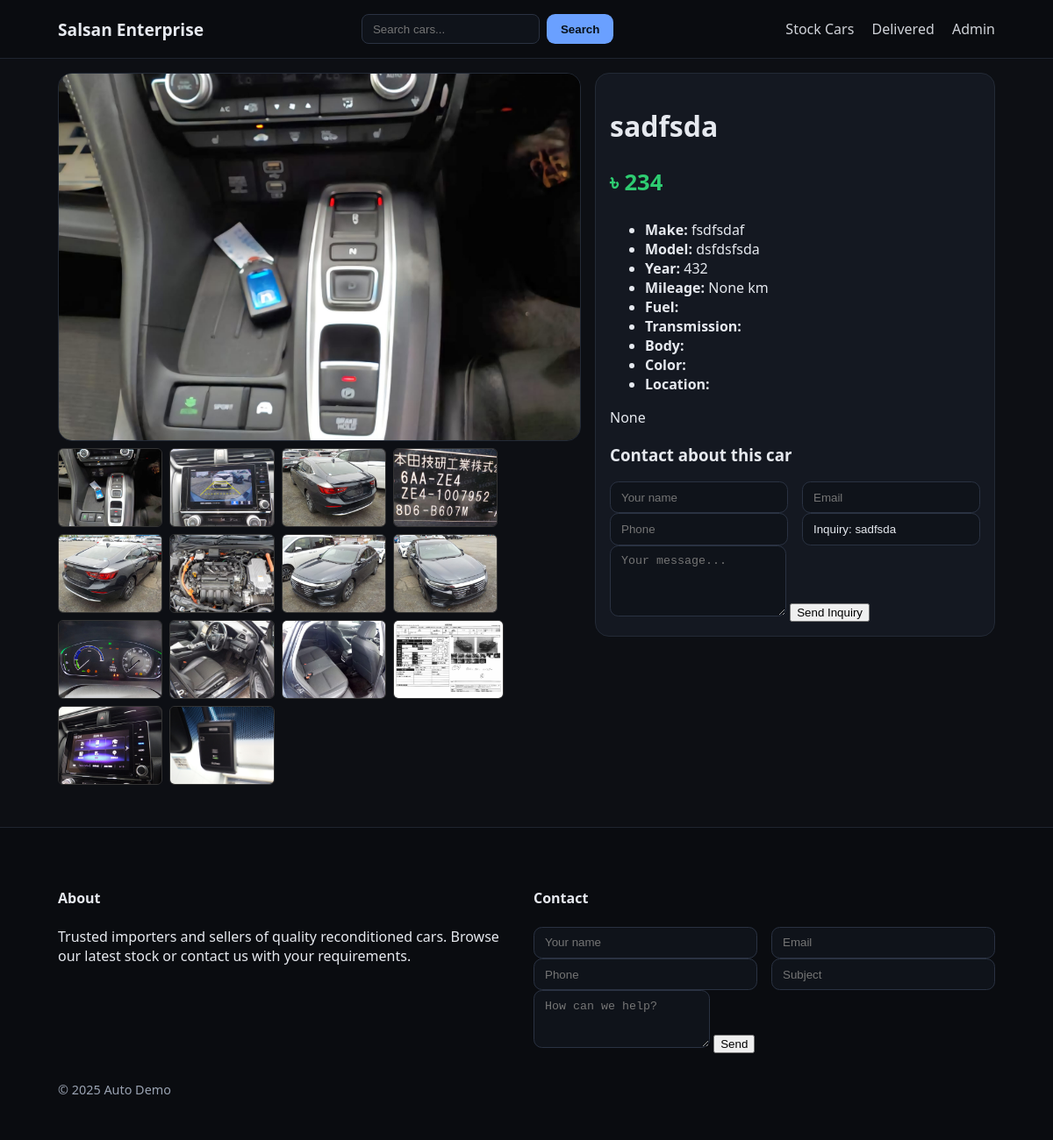
The app's page /car/3 with its own data.
### models.py (models this page shows, shortened)
class Car(db.Model):
    __tablename__ = "cars"
    id = db.Column(db.Integer, primary_key=True)
    title = db.Column(db.String(200), nullable=False)
    make = db.Column(db.String(80), index=True)
    model = db.Column(db.String(80), index=True)
    year = db.Column(db.Integer, index=True)
    price = db.Column(db.Integer, index=True)  # store in local currency integer
    mileage_km = db.Column(db.Integer, index=True)
    fuel_type = db.Column(db.String(50), index=True)  # Petrol, Diesel, Hybrid, Electric
    transmission = db.Column(db.String(50), index=True)  # Automatic, Manual
    body_type = db.Column(db.String(50), index=True)  # Sedan, SUV, etc.
    color = db.Column(db.String(50))
    location = db.Column(db.String(120))
    description = db.Column(db.Text)
    image_url = db.Column(db.String(500))
    is_delivered = db.Column(db.Boolean, default=False, index=True)
    created_at = db.Column(db.DateTime, default=datetime.utcnow, index=True)
    images = db.relationship(
        "CarImage",
        backref="car",
        cascade="all, delete-orphan",
        order_by="CarImage.sort_order",
        lazy="selectin",
    )

class CarImage(db.Model):
    __tablename__ = "car_images"
    id = db.Column(db.Integer, primary_key=True)
    car_id = db.Column(db.Integer, db.ForeignKey("cars.id", ondelete="CASCADE"), index=True)
    url = db.Column(db.String(500), nullable=False)
    caption = db.Column(db.String(200))
    sort_order = db.Column(db.Integer, default=0, index=True)

### app.py (the view)
    @app.route("/car/<int:car_id>")
    def car_detail(car_id):
        car = Car.query.get_or_404(car_id)
        return render_template("car_detail.html", car=car)

### templates/car_detail.html (shortened to what this page needs)
{% extends "base.html" %}
{% block content %}
<div class="detail">
  <div class="detail-gallery">
  <img id="mainImage" class="main-image"
       src="{{ car.image_url or url_for('static', filename='img/placeholder.svg') }}"
       alt="{{ car.title }}">
  {% if car.images %}
    <div class="thumbs">
      {% for img in car.images %}
        <img src="{{ img.url }}" alt="thumb"
             onclick="document.getElementById('mainImage').src=this.src">
      {% endfor %}
    </div>
  {% endif %}
</div>
  <div class="detail-info">
    <h1>{{ car.title }}</h1>
    <p class="price big">৳ {{ "{:,}".format(car.price or 0) }}</p>
    <ul class="specs">
      <li><b>Make:</b> {{ car.make }}</li>
      <li><b>Model:</b> {{ car.model }}</li>
      <li><b>Year:</b> {{ car.year }}</li>
      <li><b>Mileage:</b> {{ car.mileage_km }} km</li>
      <li><b>Fuel:</b> {{ car.fuel_type }}</li>
      <li><b>Transmission:</b> {{ car.transmission }}</li>
      <li><b>Body:</b> {{ car.body_type }}</li>
      <li><b>Color:</b> {{ car.color }}</li>
      <li><b>Location:</b> {{ car.location }}</li>
    </ul>
    <p>{{ car.description }}</p>
    <h3>Contact about this car</h3>
    <form action="{{ url_for('inquire', car_id=car.id) }}" method="post" class="contact-form">
      <div class="grid-2">
        <input name="name" placeholder="Your name" required>
        <input name="email" placeholder="Email">
      </div>
      <div class="grid-2">
        <input name="phone" placeholder="Phone">
        <input placeholder="Subject" value="Inquiry: {{car.title}}" disabled>
      </div>
      <textarea name="message" rows="4" placeholder="Your message..." required></textarea>
      <button>Send Inquiry</button>
    </form>
  </div>
</div>
{% endblock %}

### static/css/style.css (style rules this page uses)
:root { --bg:#0d0f14; --card:#141821; --muted:#9aa3b2; --text:#e6e9ef; --brand:#6aa0ff; --accent:#2ecc71; --danger:#ff6b6b; --warning:#f0ad4e; }
.detail-gallery { position:relative }
* { box-sizing:border-box; }
html,body { height:100%; }
body { margin:0; font-family:system-ui,-apple-system,Segoe UI,Roboto,Ubuntu; background:var(--bg); color:var(--text); }
img { max-width:100%; height:auto; display:block; }
.grid-2 { display:grid; grid-template-columns:1fr 1fr; gap:1rem; }
.price { color:var(--accent); font-weight:700; }
.big { font-size:1.6rem; }
.filters input,.filters select,.contact-form input,.contact-form textarea { padding:.6rem .75rem; border-radius:.6rem; border:1px solid #2a3242; background:#0f131a; color:var(--text); }
.detail { display:grid; grid-template-columns: 1.2fr .8fr; gap:1rem; align-items:start; }
@media (min-width:901px) { .detail-gallery { position:sticky; top:80px; } }
.detail-gallery .main-image { width:100%; height:auto; max-height:420px; object-fit:cover; border-radius:1rem; border:1px solid #232a36; }
.detail-gallery .thumbs { display:flex; flex-wrap:wrap; gap:8px; margin-top:.5rem; }
.detail-gallery .thumbs img { height:90px; width:auto; object-fit:cover; border:1px solid #333; border-radius:.375rem; flex:0 0 auto; }
.detail-info { background:var(--card); border:1px solid #232a36; border-radius:1rem; padding:1rem; }

### records on screen
Car: image_url (picture), title "sadfsda", price "234", make "fsdfsdaf", model "dsfdsfsda", year "432", mileage_km "None", description "None", title "Inquiry: sadfsda"
CarImage: url (picture)
CarImage: url (picture)
CarImage: url (picture)
CarImage: url (picture)
CarImage: url (picture)
CarImage: url (picture)
CarImage: url (picture)
CarImage: url (picture)
CarImage: url (picture)
CarImage: url (picture)
CarImage: url (picture)
CarImage: url (picture)
CarImage: url (picture)
CarImage: url (picture)

### other values on screen
{{ 2025 }} "2025"
